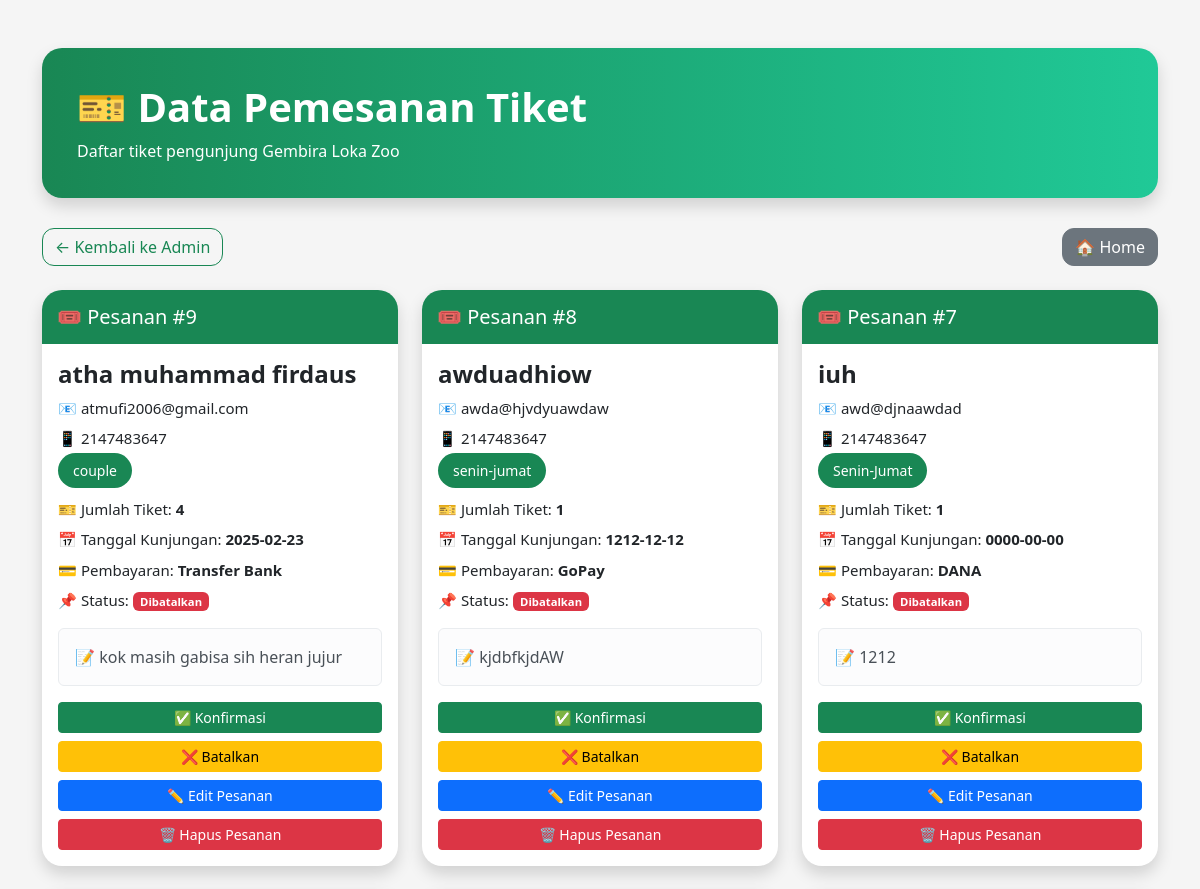
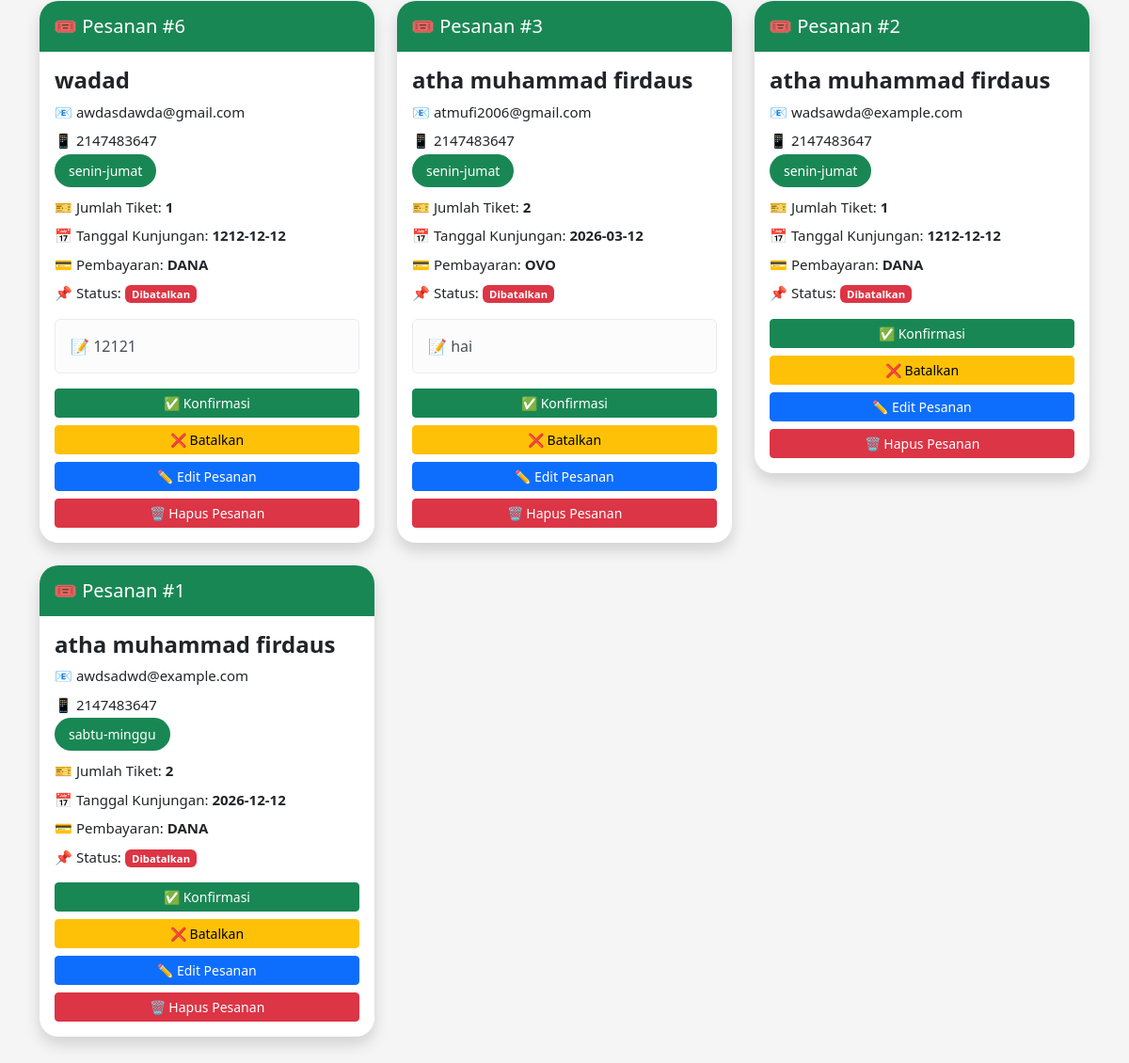
/data_pesanan.php (signed in), run on the app's committed database (2 pictures, top to bottom).
### tables this page shows
CREATE TABLE `pesanan` (
  `id_pesanan` int(11) NOT NULL,
  `nama_pemesan` varchar(100) NOT NULL,
  `email` varchar(50) NOT NULL,
  `no_hp` int(15) NOT NULL,
  `jenis_tiket` varchar(50) NOT NULL,
  `jumlah_tiket` int(11) NOT NULL,
  `tanggal_kunjungan` date NOT NULL,
  `metode_pembayaran` varchar(50) NOT NULL,
  `catatan` text NOT NULL,
  `id_user` int(11) DEFAULT NULL,
  `status_pesanan` enum('menunggu konfirmasi','sudah dikonfirmasi','selesai','dibatalkan') DEFAULT NULL
);

### data_pesanan.php (the view, shortened to what this page needs)
<?php
include 'koneksi.php';
$query = mysqli_query($konek,
"SELECT * FROM pesanan ORDER BY id_pesanan DESC");
?>
<!DOCTYPE html>
<html lang="en">
<head>
    <link href="https://cdn.jsdelivr.net/npm/bootstrap@5.3.8/dist/css/bootstrap.min.css" rel="stylesheet">
</head>
<body>
<div class="container py-5">
    <div class="header-page shadow">
        <h1 class="fw-bold">
            🎫 Data Pemesanan Tiket
        </h1>
        <p class="mb-0">
            Daftar tiket pengunjung
            Gembira Loka Zoo
        </p>
    </div>
    <div class="mb-4 d-flex justify-content-between">
        <a href="admin.php"
        class="btn btn-outline-success btn-home">
            ← Kembali ke Admin
        </a>
        <a href="index.php"
        class="btn btn-secondary btn-home">
            🏠 Home
        </a>
    </div>
    <div class="row">
    <?php while($data =
    mysqli_fetch_array($query)) { ?>
        <div class="col-md-6 col-lg-4 mb-4">
            <div class="card shadow ticket-card">
                <div class="ticket-header">
                    <h5 class="mb-0">
                        🎟 Pesanan
                        #<?php echo $data['id_pesanan']; ?>
                    </h5>
                </div>
                <div class="card-body">
                    <h4 class="fw-bold">
                        <?php echo $data['nama_pemesan']; ?>
                    </h4>
                    <p class="info">
                        📧 <?php echo $data['email']; ?>
                    </p>
                    <p class="info">
                        📱 <?php echo $data['no_hp']; ?>
                    </p>
                    <p>
                        <span class="badge-ticket">
                            <?php echo $data['jenis_tiket']; ?>
                        </span>
                    </p>
                    <p class="info">
                        🎫 Jumlah Tiket:
                        <b><?php echo $data['jumlah_tiket']; ?></b>
                    </p>
                    <p class="info">
                        📅 Tanggal Kunjungan:
                        <b>
                            <?php echo $data['tanggal_kunjungan']; ?>
                        </b>
                    </p>
                    <p class="info">
                        💳 Pembayaran:
                        <b>
                            <?php echo $data['metode_pembayaran']; ?>
                        </b>
                    </p>
                    <p class="info">
                        📌 Status:
                        <?php
                        if($data['status_pesanan']
                        == 'Menunggu Konfirmasi'){
                        ?>
                            <span class="badge bg-warning text-dark">
                                Menunggu Konfirmasi
                            </span>
                        <?php
                        } elseif(
                        $data['status_pesanan']
                        == 'Dikonfirmasi'){
                        ?>
                            <span class="badge bg-success">
                                Dikonfirmasi
                            </span>
                        <?php } else { ?>
                            <span class="badge bg-danger">
                                Dibatalkan
                            </span>
                        <?php } ?>
                    </p>
                    <?php if(!empty($data['catatan'])) { ?>
                    <div class="alert alert-light mt-3">
                        📝 <?php echo $data['catatan']; ?>
                    </div>
                    <?php } ?>
                    <div class="d-grid gap-2 mt-3">
                        <a href="konfirmasi.php?id=<?php echo $data['id_pesanan']; ?>"
                        class="btn btn-success btn-sm">
                            ✅ Konfirmasi
                        </a>
                        <a href="batalkan.php?id=<?php echo $data['id_pesanan']; ?>"
                        class="btn btn-warning btn-sm">
                            ❌ Batalkan
                        </a>
                        <a href="edit_pesanan.php?id=<?php echo $data['id_pesanan']; ?>"
                        class="btn btn-primary btn-sm">
                            ✏️ Edit Pesanan
                        </a>
                        <a href="hapus_data.php?id=<?php echo $data['id_pesanan']; ?>"
                        onclick="return confirm('Yakin ingin menghapus pesanan ini?')"
                        class="btn btn-danger btn-sm">
                            🗑 Hapus Pesanan
                        </a>
                    </div>
                </div>
            </div>
        </div>
    <?php } ?>
    </div>
</div>
</body>
</html>

### data_pesanan.php (style rules this page uses)
body { background: #f5f5f5; }
.header-page { background: linear-gradient(to right, #198754, #20c997); color: white; padding: 35px; border-radius: 20px; margin-bottom: 30px; }
.ticket-card { border: none; border-radius: 20px; overflow: hidden; transition: 0.3s; }
.ticket-header { background: #198754; color: white; padding: 15px; }
.badge-ticket { background: #198754; color: white; border-radius: 20px; padding: 8px 15px; font-size: 14px; }
.info { font-size: 15px; margin-bottom: 8px; }
.btn-home { border-radius: 12px; }

### data on the page
pesanan: id_pesanan "9", nama_pemesan "atha muhammad firdaus", email "atmufi2006@gmail.com", no_hp "2147483647", jenis_tiket "couple", jumlah_tiket "4", tanggal_kunjungan "2025-02-23", metode_pembayaran "Transfer Bank", shows "Dibatalkan", catatan "kok masih gabisa sih heran jujur"
pesanan: id_pesanan "8", nama_pemesan "awduadhiow", email "awda@hjvdyuawdaw", no_hp "2147483647", jenis_tiket "senin-jumat", jumlah_tiket "1", tanggal_kunjungan "1212-12-12", metode_pembayaran "GoPay", shows "Dibatalkan", catatan "kjdbfkjdAW"
pesanan: id_pesanan "7", nama_pemesan "iuh", email "awd@djnaawdad", no_hp "2147483647", jenis_tiket "Senin-Jumat", jumlah_tiket "1", tanggal_kunjungan "0000-00-00", metode_pembayaran "DANA", status_pesanan "Dibatalkan", catatan "1212"
pesanan: id_pesanan "6", nama_pemesan "wadad", email "awdasdawda@gmail.com", no_hp "2147483647", jenis_tiket "senin-jumat", jumlah_tiket "1", tanggal_kunjungan "1212-12-12", metode_pembayaran "DANA", status_pesanan "Dibatalkan", catatan "12121"
pesanan: id_pesanan "3", nama_pemesan "atha muhammad firdaus", email "atmufi2006@gmail.com", no_hp "2147483647", jenis_tiket "senin-jumat", jumlah_tiket "2", tanggal_kunjungan "2026-03-12", metode_pembayaran "OVO", status_pesanan "Dibatalkan", catatan "hai"
pesanan: id_pesanan "2", nama_pemesan "atha muhammad firdaus", email "wadsawda@example.com", no_hp "2147483647", jenis_tiket "senin-jumat", jumlah_tiket "1", tanggal_kunjungan "1212-12-12", metode_pembayaran "DANA", status_pesanan "Dibatalkan"
pesanan: id_pesanan "1", nama_pemesan "atha muhammad firdaus", email "awdsadwd@example.com", no_hp "2147483647", jenis_tiket "sabtu-minggu", jumlah_tiket "2", tanggal_kunjungan "2026-12-12", metode_pembayaran "DANA", status_pesanan "Dibatalkan"
